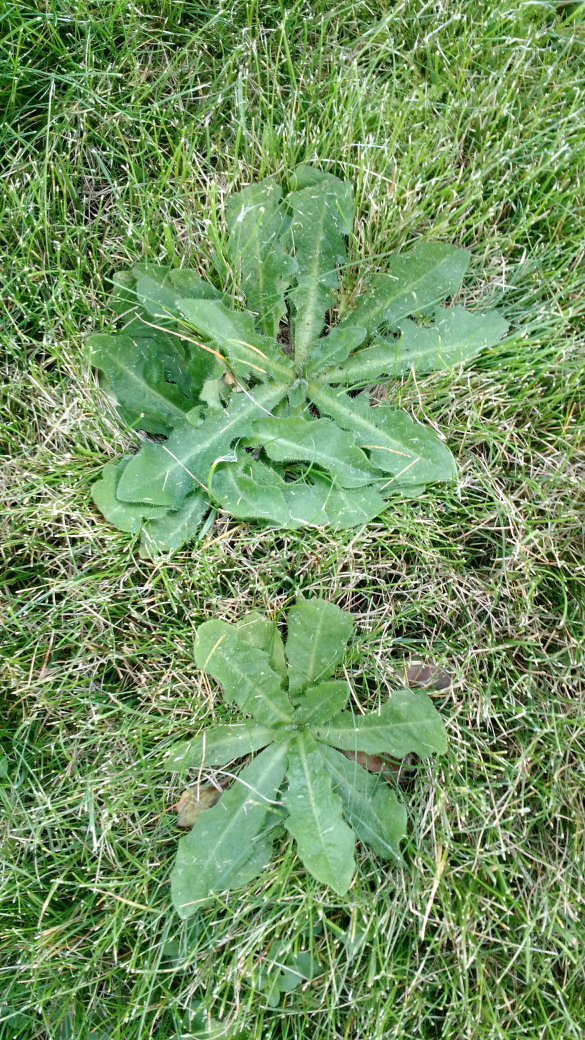
#> input picture Central/deux_rosettes_gazon_fin.jpg, 2340 x 4160 px, found by its file name (shown at 1/4 size)
$ python color_filtering_sentdex.py   (older library calls are emulated)
#> lines starting #> are read from the running program, lines starting #| are printed output that depends on the picture; after the words box and inside, x2 and y2 are one past the last pixel; in counts of white or black regions, pixels touching at a corner belong together
# -*- coding: utf-8 -*-
"""
Created on Sun Dec 17 09:53:08 2017

@author: Cyril
"""

import cv2
import numpy as np


imgloc = "D:/violettes/Software/Central/deux_rosettes_gazon_fin.jpg"
#imgloc = "D:/violettes/Software/Central/sainSmart_good11_32220_11.jpg"

image = cv2.imread(imgloc)
#> image is the input picture: shape (4160, 2340, 3); mean B, G, R 97.1, 147.4, 115.2

hsv = cv2.cvtColor(image, cv2.COLOR_BGR2HSV)
#> hsv: shape (4160, 2340, 3); mean H, S, V 49.1, 106.6, 147.7

while True:
    # hsv hue sat value
    #lower_red = np.array ([100,150,50])
    #upper_red = np.array ([180,255,255])
    lower_green = np.array ([55,0,0])
    upper_green = np.array ([65,255,255])

    mask = cv2.inRange(hsv, lower_green, upper_green)
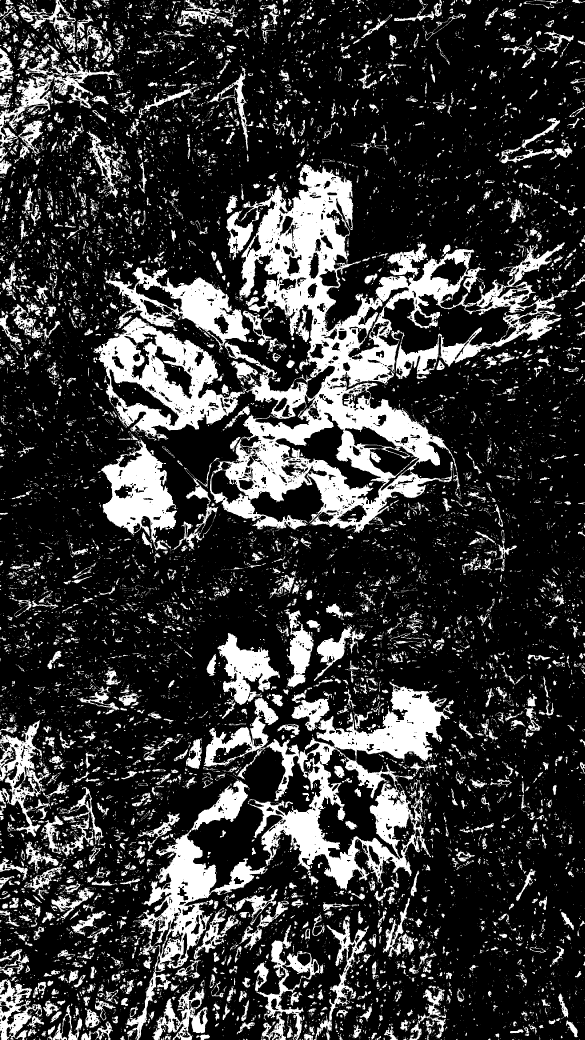
#> mask: shape (4160, 2340) (shown at 1/4 size); 21.9% white; 19050 white regions (15190 under 20 px), largest, box (x1, y1, x2, y2) and area: (373, 656, 2270, 2132) 670895, (502, 2726, 1801, 4160) 330204, (404, 1749, 708, 2205) 64256
    res = cv2.bitwise_and(image, image, mask = mask)

    kernel = np.ones((40,40),np.uint8)


    #res2 = cv2.morphologyEx(res,cv2.MORPH_OPEN, kernel)

    erosion = cv2.erode(mask, kernel, iterations = 1)
#> erosion: shape (4160, 2340); 0.64% white; 81 white regions (11 under 20 px), largest, box (x1, y1, x2, y2) and area: (442, 1990, 629, 2083) 5958, (698, 3452, 841, 3574) 5924, (1163, 3268, 1255, 3396) 5818
   # dilation = cv2.dilate(mask, kernel, iterations = 1)              ne donne rien
    opening = cv2.morphologyEx(mask, cv2.MORPH_OPEN, kernel)
#> opening: shape (4160, 2340); 3.7% white; 58 white regions, largest, box (x1, y1, x2, y2) and area: (423, 1824, 695, 2105) 40997, (679, 3359, 861, 3594) 25590, (1571, 2765, 1761, 2928) 17347
   # closing = cv2.morphologyEx(mask, cv2.MORPH_CLOSE, kernel)    ne donne rien
    res2 = cv2.bitwise_and(image, image, mask = opening)
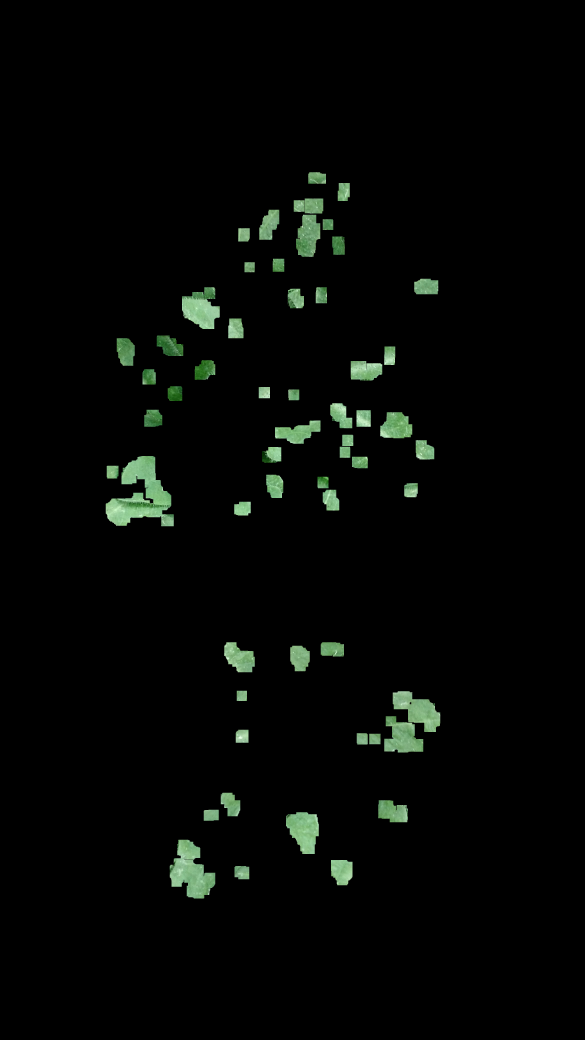
#> res2: shape (4160, 2340, 3) (shown at 1/4 size); mean B, G, R 4.6, 6.5, 4.6


    laplacian = cv2.Laplacian(image, cv2.CV_64F)
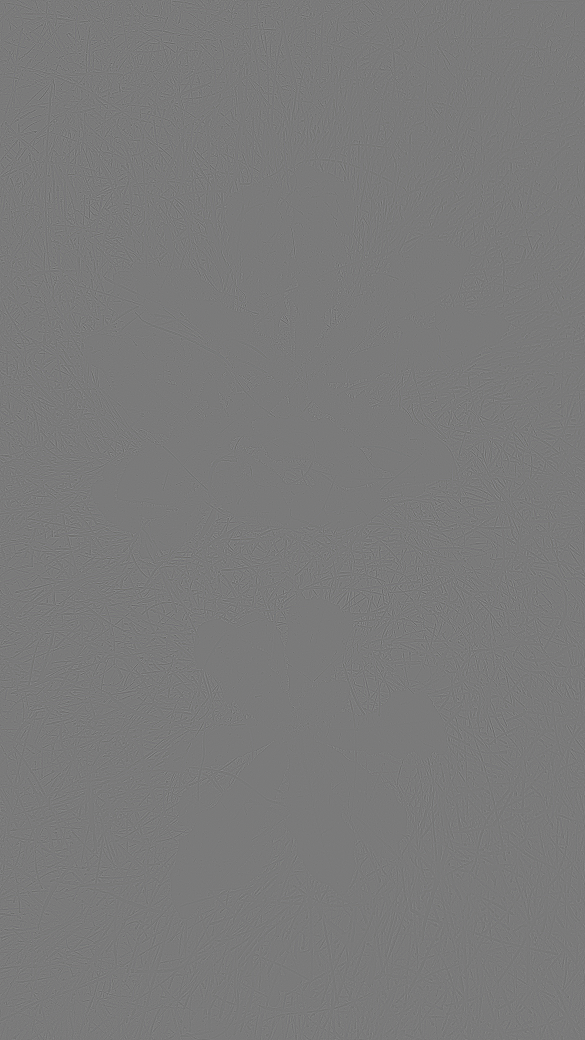
#> laplacian: shape (4160, 2340, 3) float64 (shown at 1/4 size); mean B, G, R 0, 0, 0; drawn with min black and max white
    sobelx = cv2.Sobel(image,cv2.CV_64F, 1, 0, ksize=5)
    sobely = cv2.Sobel(image,cv2.CV_64F, 0, 1, ksize=7)
    edges = cv2.Canny(image,400,400)
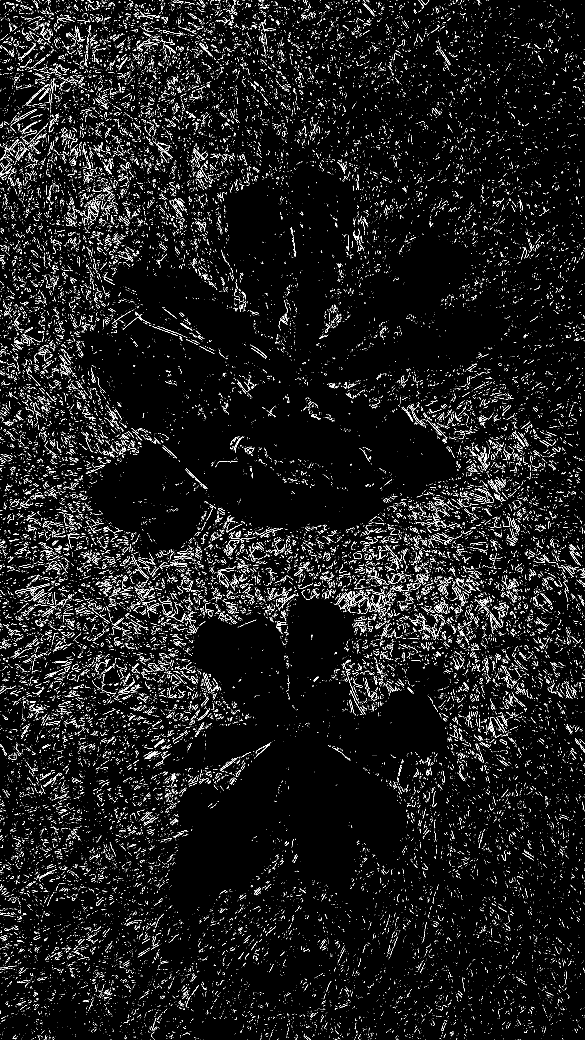
#> edges: shape (4160, 2340) (shown at 1/4 size); 3.2% white in thin lines or dots

    cv2.namedWindow("image", cv2.WINDOW_NORMAL)        # Create window with freedom of dimensions
    cv2.resizeWindow("image", 1920, 1080)
    cv2.namedWindow("mask", cv2.WINDOW_NORMAL)        # Create window with freedom of dimensions
    cv2.resizeWindow("mask", 1920, 1080)
    cv2.namedWindow("res", cv2.WINDOW_NORMAL)        # Create window with freedom of dimensions
    cv2.resizeWindow("res", 1920, 1080)
    cv2.namedWindow("res2", cv2.WINDOW_NORMAL)        # Create window with freedom of dimensions
    cv2.resizeWindow("res2", 1920, 1080)
    cv2.namedWindow("erosion", cv2.WINDOW_NORMAL)        # Create window with freedom of dimensions
    cv2.resizeWindow("erosion", 1920, 1080)
    cv2.namedWindow("opening", cv2.WINDOW_NORMAL)        # Create window with freedom of dimensions
    cv2.resizeWindow("opening", 1920, 1080)
    cv2.namedWindow("laplacian", cv2.WINDOW_NORMAL)        # Create window with freedom of dimensions
    cv2.resizeWindow("laplacian", 1920, 1080)
    cv2.namedWindow("sobelx", cv2.WINDOW_NORMAL)        # Create window with freedom of dimensions
    cv2.resizeWindow("sobelx", 1920, 1080)
    cv2.namedWindow("sobely", cv2.WINDOW_NORMAL)        # Create window with freedom of dimensions
    cv2.resizeWindow("sobely", 1920, 1080)
    cv2.namedWindow("edges", cv2.WINDOW_NORMAL)        # Create window with freedom of dimensions
    cv2.resizeWindow("edges", 1920, 1080)

    cv2.imshow('image', image)

    cv2.imshow('mask', mask)
    cv2.imshow('res', res)
    cv2.imshow('res2', res2)
    cv2.imshow('erosion', erosion)
    cv2.imshow('opening', opening)
    cv2.imshow('sobelx', sobelx)
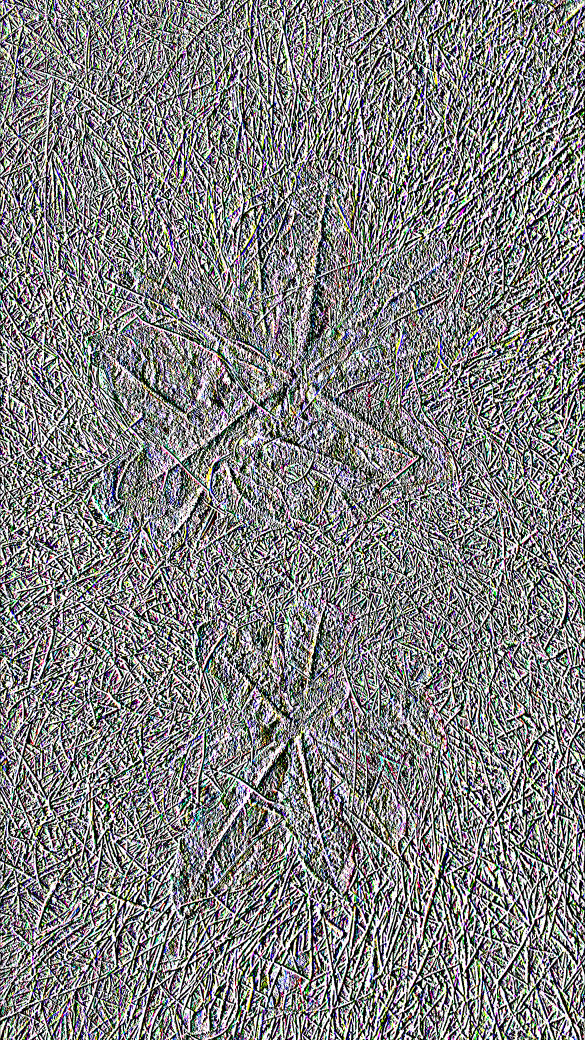
#> window 'sobelx': shape (4160, 2340, 3) (shown at 1/4 size); mean B, G, R 129.1, 129, 129
    cv2.imshow('sobely', sobely)
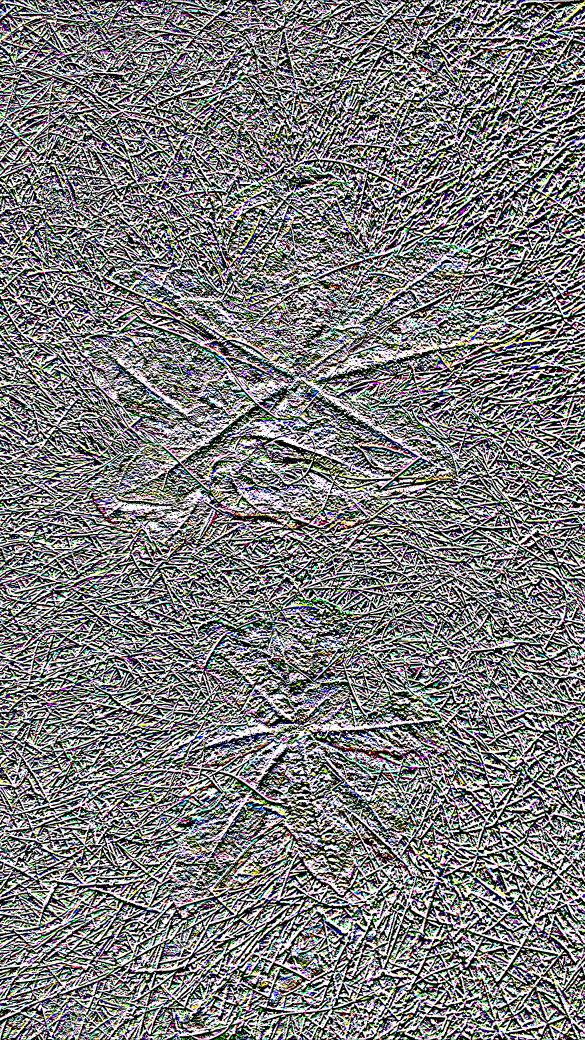
#> window 'sobely': shape (4160, 2340, 3) (shown at 1/4 size); mean B, G, R 126, 125.7, 125.4
    cv2.imshow('edges', edges)

    k=cv2.waitKey(5) & 0xFF
#> (key Esc is pressed here)
    if k==27 :   break   # touche echap


cv2.destroyAllWindows()


# convertir une couleur BGR en HSV
green = np.uint8([[[13,82,15]]])
hsv_green = cv2.cvtColor(green,cv2.COLOR_BGR2HSV)
print (hsv_green)

# travail sur les histogrammes pour localiser les couleurs dominantes

import matplotlib.mlab as mlab
import matplotlib.pyplot as plt
from sklearn.preprocessing import normalize
import pylab as plb
from scipy.optimize import curve_fit
from scipy import asarray as ar,exp

#https://docs.opencv.org/3.3.1/dd/d0d/tutorial_py_2d_histogram.html
#realisation d'un tableau de 180 teintes et 256 saturation
hist1 = cv2.calcHist([hsv],[0,1],None,[180,256],[0,180,0,256])   #tableau teinte saturation
hist2 = cv2.calcHist([hsv],[0,2],None,[180,256],[0,180,0,256])   #tableau teinte valeur
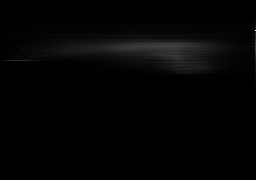
#> hist2: shape (180, 256) float32; min 0, max 14265, mean 211.2; drawn with min black and max white

type(hist1)

len(hist2[:,0])


histTeinte = []    #somme des Saturations pour chacune des teintes
for teinte in  range(0,180,1) :
    histTeinte.append(sum(hist1[teinte]))
#> after the loop, histTeinte = 180 values, max 471784 at index 46, min 0 at index 108, mean 54080
len (histTeinte)

histSaturation = []   #somme des teintes pour chacune des Saturation
for Saturation in  range(0,256,1) :
    histSaturation.append(sum(hist1[:,Saturation]))
#> after the loop, histSaturation = 256 values, max 332409 at index 255, min 0 at index 254, mean 38025

histValeur = []   #somme des teintes pour chacune des Valeurs
for Valeur in  range(0,256,1) :
    histValeur.append(sum(hist2[:,Valeur]))
#> after the loop, histValeur = 256 values, max 124871 at index 255, min 38 at index 0, mean 38025


#> (the run stopped early here; a loop or call above may not have finished)

$ run again, with Central/IMG_20170521_171632202.jpg copied over Central/deux_rosettes_gazon_fin.jpg
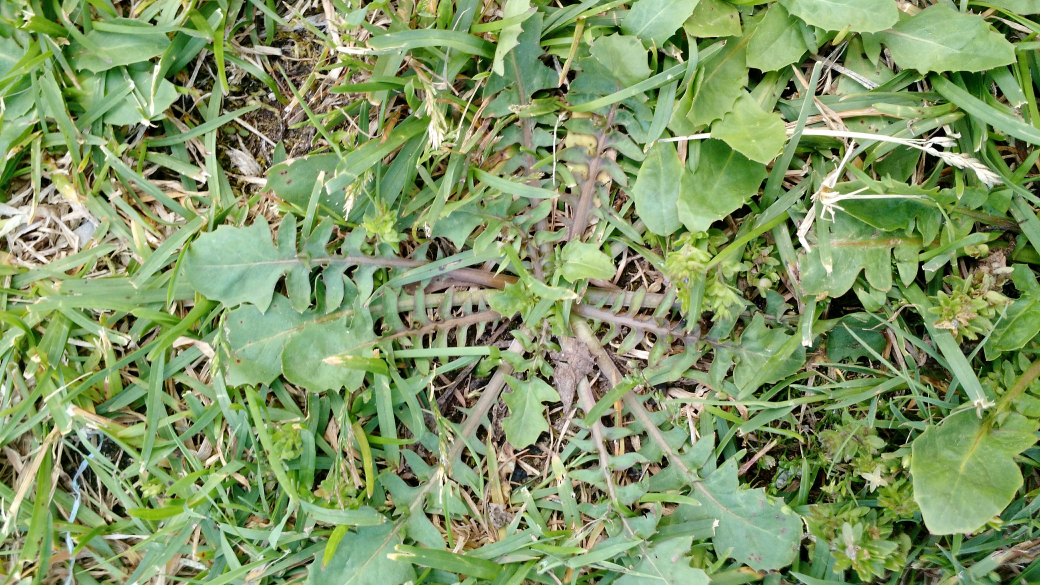
#> input picture Central/IMG_20170521_171632202.jpg, 4160 x 2340 px, found by its file name (shown at 1/4 size)
#> image is the input picture: shape (2340, 4160, 3); mean B, G, R 101.4, 150.7, 128.8
#> hsv: shape (2340, 4160, 3); mean H, S, V 43.2, 103.3, 153.2
#> `mask = cv2.inRange(hsv, lower_green, upper_green)`:
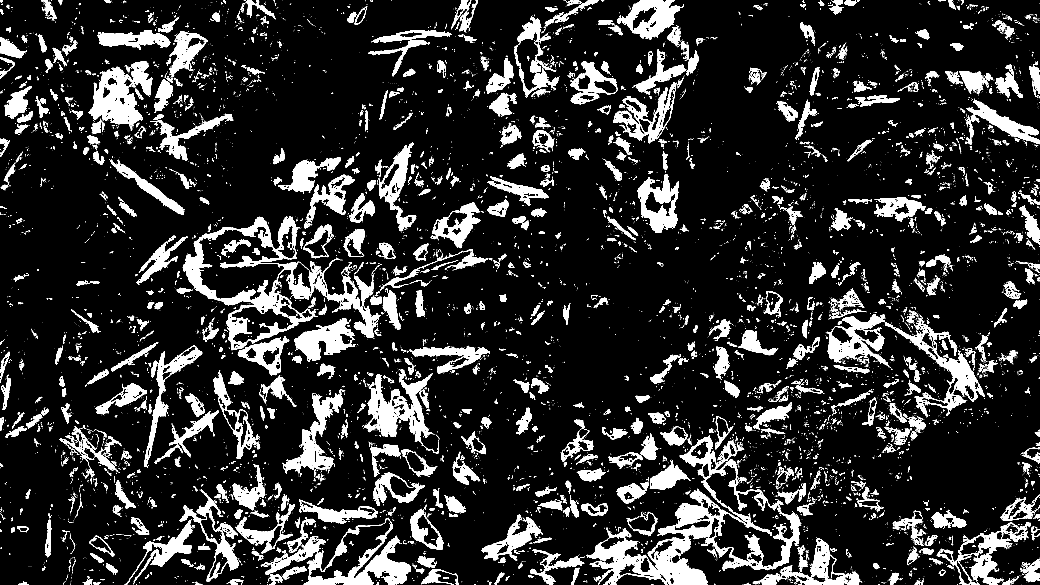
#> mask: shape (2340, 4160) (shown at 1/4 size); 14.3% white; 11748 white regions (9834 under 20 px), largest, box (x1, y1, x2, y2) and area: (2354, 1745, 3205, 2340) 100583, (731, 865, 1286, 1401) 64823, (1043, 2071, 1644, 2340) 41644
#> erosion: shape (2340, 4160); 0.1% white; 31 white regions (9 under 20 px), largest, box (x1, y1, x2, y2) and area: (2717, 2293, 2806, 2340) 2906, (464, 428, 517, 474) 840, (2634, 1903, 2682, 1936) 772
#> opening: shape (2340, 4160); 0.97% white; 24 white regions, largest, box (x1, y1, x2, y2) and area: (2562, 0, 2693, 107) 7510, (1483, 2225, 1631, 2297) 7312, (2698, 2274, 2826, 2340) 7171
#> edges: shape (2340, 4160); 1.7% white in thin lines or dots
#> `hist2 = cv2.calcHist([hsv],[0,2],None,[180,256],[0,180,0,256])`:
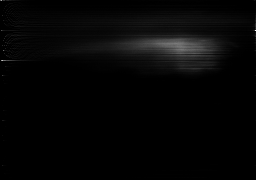
#> hist2: shape (180, 256) float32; min 0, max 9866, mean 211.2; drawn with min black and max white
#> after the loop `for teinte in  range(0,180,1) :`: histTeinte = 180 values, max 371538 at index 43, min 0 at index 151, mean 54080
#> after the loop `for Saturation in  range(0,256,1) :`: histSaturation = 256 values, max 371630 at index 255, min 2 at index 254, mean 38025
#> after the loop `for Valeur in  range(0,256,1) :`: histValeur = 256 values, max 109459 at index 180, min 3349 at index 0, mean 38025
